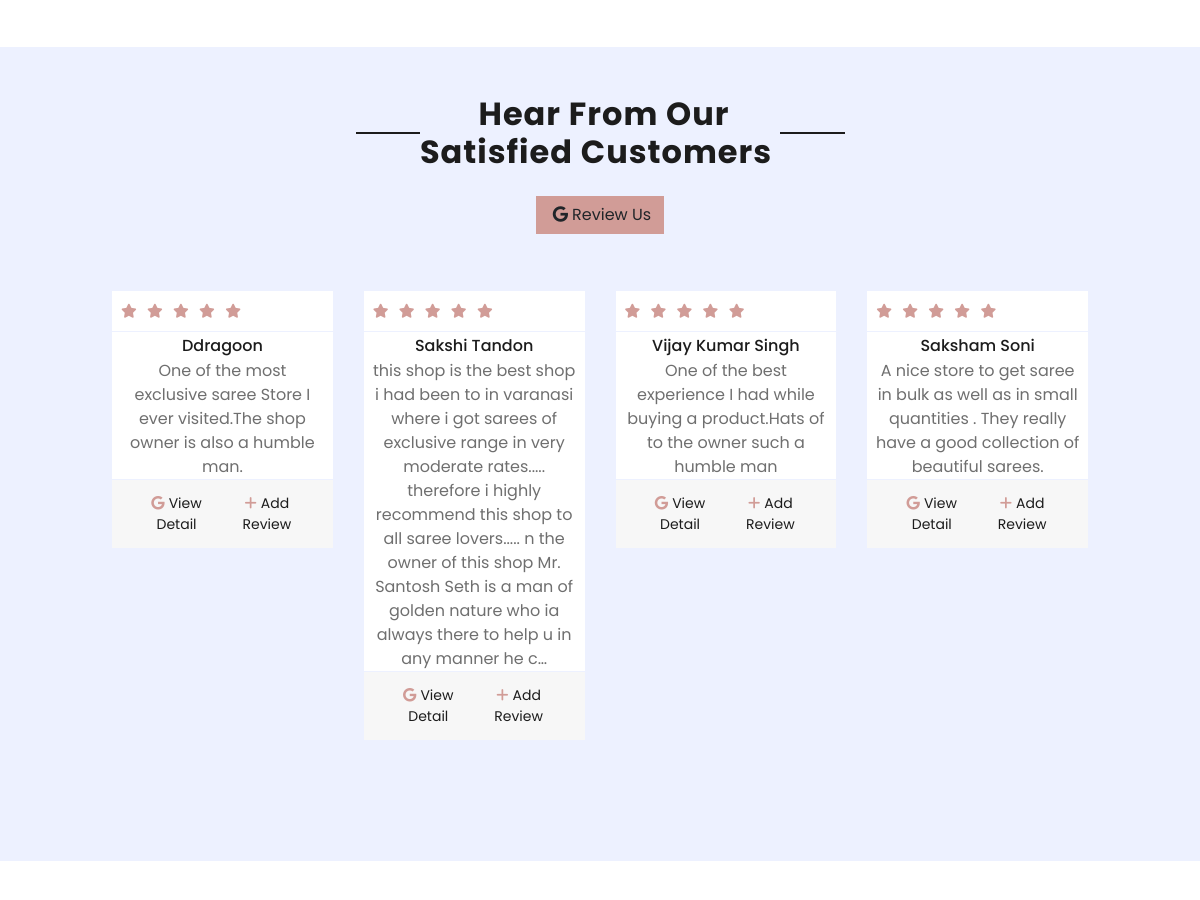
The app's page / (middle part), older data.
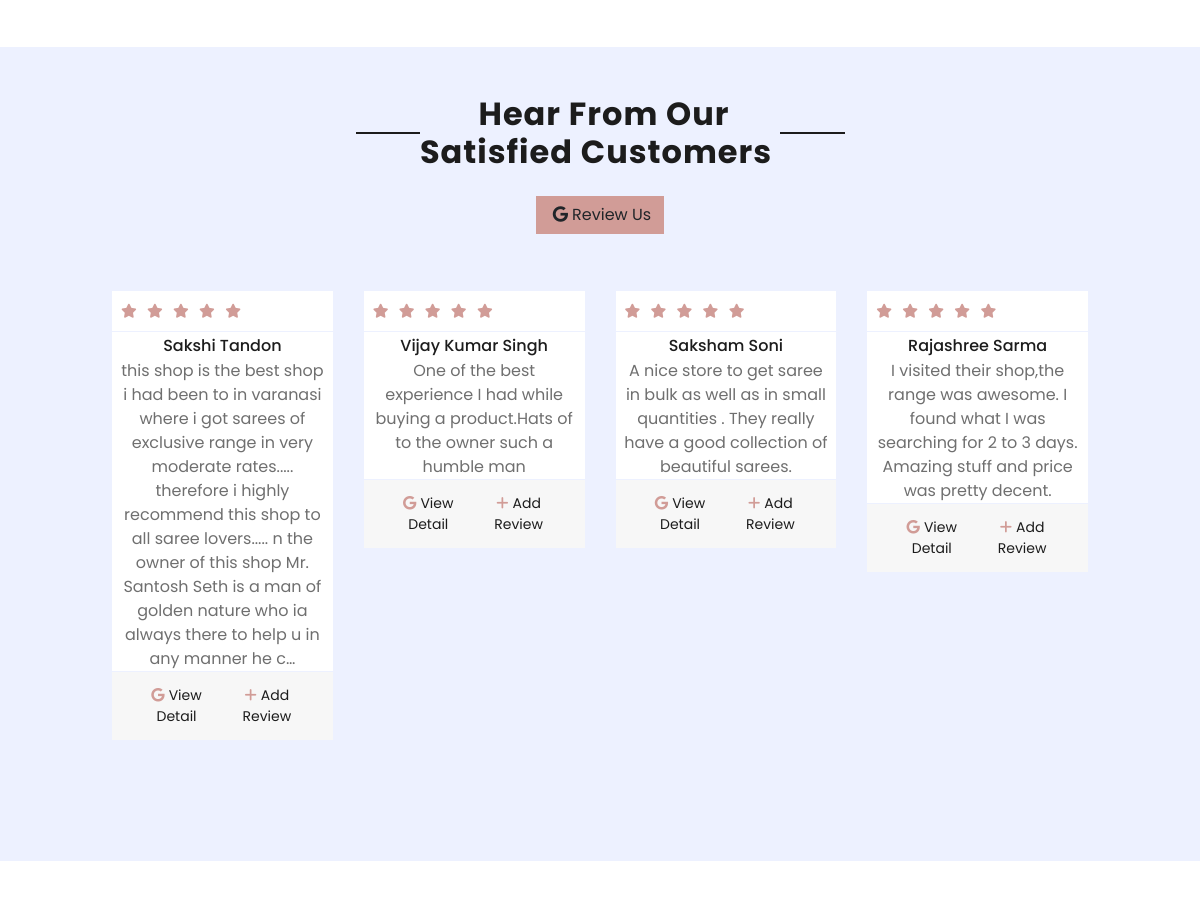
The same page, newer data.
### store/models/review.py (models this page shows)
class Review(models.Model):
    name = models.CharField(max_length=50)
    reviewer_name=models.CharField(max_length=50)
    description = models.TextField( default='' , null=True , blank=True)
    back_link= models.TextField( default='' , null=True , blank=True)
    @staticmethod
    def get_all_reviews():
        return Review.objects.all()

### store/views/home.py (the view)
# urls.py: path('',index,name='homepage'),
def index(request):
    data=initial_data
    customer_id=request.session.get('customer')
    wishlist_len=0
    if customer_id:
        customer=Customer.objects.get(id=customer_id)
        wishlist_len=len(Wishlist.objects.filter(customer=customer_id))
    else:
        print("nothing")
    data['wishlist_len']=wishlist_len
    error_msg=None
    error_msg = request.GET.get('error_msg')
    data['error_msg'] = error_msg
    products=Product.get_all_products()
    categories=Category.get_all_categories()
    corousels=Corousel.get_all_corousels()
    reviews=Review.get_all_reviews()
    data['products']=products
    data['categories']=categories
    data['corousels']=corousels
    data['reviews']=reviews
    data['title']="Seth Sarees - Varanasi's Finest Silk and Banarasi Sarees Wholesale & Retail Store - Handwoven and Printed Styles"
    return render(request,'index.html',data)

### store/models/category.py (called while the page is built)
    @staticmethod
    def get_all_categories():
        return Category.objects.all()

    def __str__(self):
        return self.name

### store/models/corousel.py (called while the page is built)
    @staticmethod
    def get_all_corousels():
        return Corousel.objects.all()

### store/models/product.py (called while the page is built)
    @staticmethod
    def get_all_products():
        return Product.objects.all()

### store/templates/index.html (shortened to what the changed rows need)
    {% extends 'base.html' %}
    {% load static %}
    {% block content %}
        <div class="container-fluid bg-secondary  p-5 my-4" >
            <div class="row justify-content-center justify-content-md-center  px-xl-5">
                <div class="col-lg-6  ">
                    <div class="text-center mb-2 pb-2">
                        <h2 class="section-title px-5 "><span class="bg-secondary px-2 text-capitalize" >Hear from our satisfied customers</span> </h2>
                    </div>
                </div>
            </div>
            <div>
    <div class="container-fluid py-5">
        <div class="row px-xl-5">
            <div class="col">
                <div class="owl-carousel related-carousel">
                    {%for review in reviews%}
                    <div class="card product-item border-0" style="">
                        <div class="card-header product-img position-relative overflow-hidden bg-transparent border p-2 "style="color:red;">
                            <a href="" class="btn btn-sm text-dark p-0"><i class="fas fa-star text-primary mr-1"></i></a>
                            <a href="" class="btn btn-sm text-dark p-0"><i class="fas fa-star text-primary mr-1"></i></a>
                            <a href="" class="btn btn-sm text-dark p-0"><i class="fas fa-star text-primary mr-1"></i></a>
                            <a href="" class="btn btn-sm text-dark p-0"><i class="fas fa-star text-primary mr-1"></i></a>
                            <a href="" class="btn btn-sm text-dark p-0"><i class="fas fa-star text-primary mr-1"></i></a>
                        </div>
                        <div class="card-body border-left border-right text-center p-0 ">
                            <h6 class="p-0 m-0 mt-1">{{review.reviewer_name}}</h6>
                            <div class=" d-flex justify-content-center px-2 pt-1">
                                {{review.description|truncatechars:300}}
                            </div>
                        </div>
                        <div class="card-footer d-flex justify-content-between border">
                            <a href="{{review.back_link}}" target="_blank" class="btn btn-sm text-dark p-0"><i class="fab fa-google text-primary mr-1"></i>View Detail</a>
                            <a href="https://www.google.com/search?q=seth%20sarees&oq=seth+sarees&aqs=chrome..69i57j69i59j69i61l3.2280j0j4&sourceid=chrome&ie=UTF-8&tbs=lrf:!1m4!1u3!2m2!3m1!1e1!2m1!1e3!3sIAE,lf:1,lf_ui:10&tbm=lcl&sxsrf=ALiCzsb6kLBLebcYjMVq3ZZjTXegQRwJRQ:1671576707763&rflfq=1&num=10&rldimm=527673046138865702&lqi=CgtzZXRoIHNhcmVlc0iz8qLwsq6AgAhaHRAAEAEYABgBIgtzZXRoIHNhcmVlcyoGCAIQABABkgEXZGVzaWduZXJfY2xvdGhpbmdfc3RvcmU&phdesc=J3chXqvknqQ&ved=2ahUKEwjQ5oW_pIn8AhVywXMBHfXHBNoQvS56BAgeEAE&sa=X&rlst=f#lrd=0x398e2e1ed9ad1ce9:0x752abd6f8a7c826,3,,,&rlfi=hd:;si:527673046138865702,l,CgtzZXRoIHNhcmVlc0iz8qLwsq6AgAhaHRAAEAEYABgBIgtzZXRoIHNhcmVlcyoGCAIQABABkgEXZGVzaWduZXJfY2xvdGhpbmdfc3RvcmU,y,J3chXqvknqQ;mv:[[25.6592943,83.033485],[25.2677299,82.87100439999999]];tbs:lrf:!1m4!1u3!2m2!3m1!1e1!2m1!1e3!3sIAE,lf:1,lf_ui:10" class="btn btn-sm text-dark p-0"><i class="fab fa-plus text-primary mr-1"></i>Add Review</a>
                        </div>
                    </div>
                    {%endfor%}
                </div>
            </div>
        </div>
    </div>
            </div>
        </div>
        {% endblock content %}

Row changes from the older to the newer data that the page shows:
removed Review: reviewer_name "Ddragoon", description "One of the most exclusive saree Store I ever visited.The shop owner is also a humble man."
now on this page (row unchanged): Review: reviewer_name "Rajashree Sarma", description "I visited their shop,the range was awesome. I found what I was searching for 2 to 3 days. Amazing stuff and price was pretty decent."
